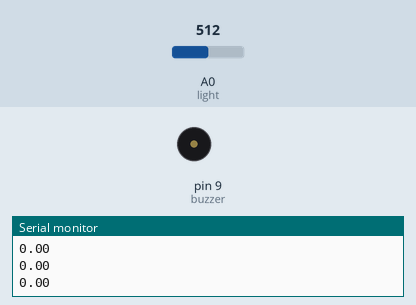
Recording of a sketch running on a simulated Arduino Uno, built with avr-gcc and run on an emulated ATmega328P. Parts: buzzer (waves = sounding), the last lines printed to the serial monitor. The inputs (shaded band) are chosen by the test bench; at power-on: A0 (light) = 512.

Above: at 1.2 s.
1.3 s: A0 (light) set to 488
At 2.3 s:
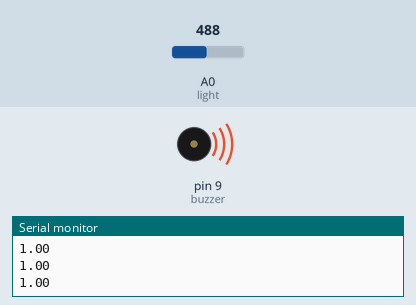
2.8 s: A0 (light) set to 511
At 3.9 s:
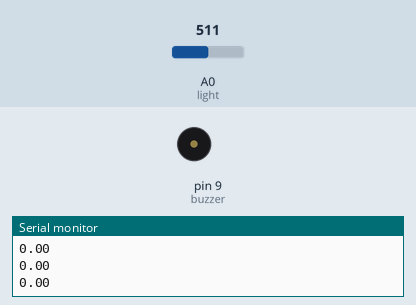
Timing chart, 0 to 5.8 s (numbered marks = the images above; inputs shaded):
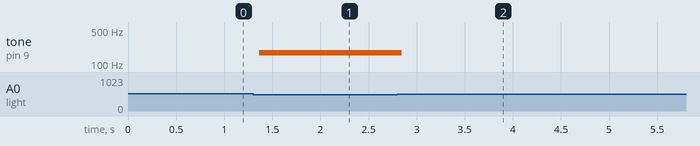

The sketch:

buzzer.ino
```cpp
int light = 0;
int buzzer = 9;
int lowHz = 500;
int highHz = 125;

void setup() {
  pinMode(light, INPUT);
  pinMode(buzzer, OUTPUT);
  Serial.begin(9600);
}

float get_delay(int hz) {
  return (1000 / hz) / 2;
}

void buzz(int v) {
  int h, i;
  if (v == HIGH) {
    h = highHz;
  } else {
    h = lowHz;
  }

  float d = get_delay(v);
  Serial.println(d);
  if (d > 0) {
  digitalWrite(buzzer, HIGH);
  delay(d);
  digitalWrite(buzzer, LOW);
  delay(d);
  } else {
    digitalWrite(buzzer, LOW);
  }
}

void loop() {
  while (1) {
    int lightVal = analogRead(light);
    buzz(lightVal);
  }
}
```

Measured:
- the behaviour switches between 501 and 500 on A0 (light) (found by bisection; images 0 and 1)
- after the input at 1.3 s, tone on pin 9 (buzzer): silent → 169 Hz after 0.06 s
- after the input at 2.8 s, tone on pin 9 (buzzer): 169 Hz → silent at once
